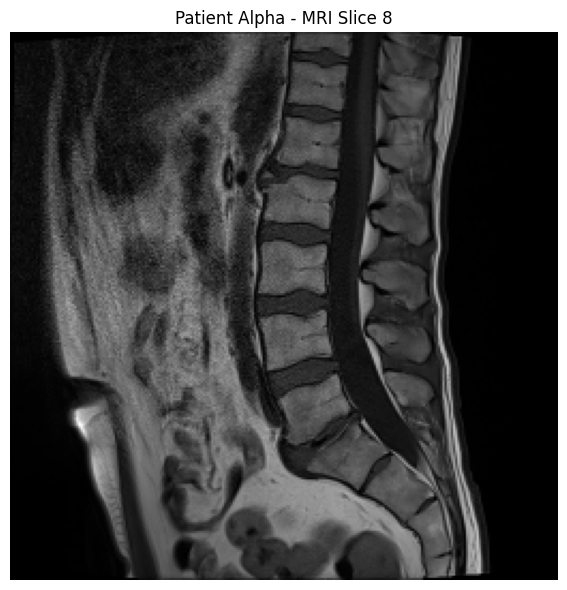
#> input picture visualization/segmentation/patient_alpha_mri_slice_8.png, 567 x 590 px; the run also reads 1 picture not shown here
$ python generate_showcase_package.py
#> lines starting #> are read from the running program, lines starting #| are printed output that depends on the picture
"""Generate OrthoTwin presentation and demo assets from frozen V1 outputs.

This is a communication layer only. It composes existing images and plots
already-generated JSON outputs without creating new measurements, simulations,
AI models, or scientific claims.
"""

from __future__ import annotations

import json
import shutil
from datetime import datetime, timezone
from pathlib import Path

import matplotlib

matplotlib.use("Agg")
import matplotlib.pyplot as plt
import numpy as np


ROOT = Path(__file__).resolve().parents[1]
NOW = datetime.now(timezone.utc).isoformat()
PRESENTATION_DIR = ROOT / "presentation"
VIS_DIR = ROOT / "visualization" / "presentation"
PPT_DIR = PRESENTATION_DIR / "ppt_assets"


def ensure_dirs() -> None:
    for directory in [
        PRESENTATION_DIR,
        VIS_DIR,
        PPT_DIR,
        PPT_DIR / "01_problem",
        PPT_DIR / "02_segmentation",
        PPT_DIR / "03_reconstruction",
        PPT_DIR / "04_measurements",
        PPT_DIR / "05_state",
        PPT_DIR / "06_graph",
        PPT_DIR / "07_surgery",
        PPT_DIR / "08_mesh",
        PPT_DIR / "09_results",
        PPT_DIR / "10_limitations",
        PPT_DIR / "11_future",
    ]:
        directory.mkdir(parents=True, exist_ok=True)


def load_json(path: Path, default=None):
    if not path.exists():
        return {} if default is None else default
    return json.loads(path.read_text(encoding="utf-8"))


def save_json(path: Path, data: object) -> None:
    path.write_text(json.dumps(data, indent=2), encoding="utf-8")


def image(path: str) -> Path:
    return VIS_DIR / path


def imshow_file(ax, path: Path, title: str = "") -> None:
    ax.axis("off")
    if path.exists():
        ax.imshow(plt.imread(path))
    else:
        ax.text(0.5, 0.5, f"Missing\n{path.name}", ha="center", va="center", fontsize=12)
    if title:
        ax.set_title(title, fontsize=13, fontweight="bold")


def add_footer(fig, text: str = "Research prototype visualization. Not clinical validation.") -> None:
    fig.text(0.5, 0.015, text, ha="center", fontsize=8, color="#5b6166")


def save_fig(fig, path: Path) -> None:
    fig.savefig(path, dpi=180, bbox_inches="tight", facecolor="white")
    plt.close(fig)


def bars(path: Path, labels: list[str], values: list[float], title: str, ylabel: str, color="#2b6f9e") -> None:
    fig, ax = plt.subplots(figsize=(11, 6))
    ax.bar(labels, values, color=color)
    ax.set_title(title, fontsize=17, fontweight="bold")
    ax.set_ylabel(ylabel)
    ax.grid(axis="y", alpha=0.25)
    ax.tick_params(axis="x", rotation=35)
    for index, value in enumerate(values):
        ax.text(index, value, f"{value:.1f}", ha="center", va="bottom", fontsize=8)
    add_footer(fig)
    save_fig(fig, path)


def line_plot(path: Path, labels: list[str], values: list[float], title: str, ylabel: str, color="#6c5ce7") -> None:
    fig, ax = plt.subplots(figsize=(11, 6))
    ax.plot(labels, values, marker="o", color=color, linewidth=2.5)
    ax.fill_between(labels, values, alpha=0.12, color=color)
    ax.set_title(title, fontsize=17, fontweight="bold")
    ax.set_ylabel(ylabel)
    ax.grid(alpha=0.25)
    ax.tick_params(axis="x", rotation=35)
    add_footer(fig)
    save_fig(fig, path)


def text_panel(path: Path, title: str, sections: list[tuple[str, str]], figsize=(12, 7)) -> None:
    fig, ax = plt.subplots(figsize=figsize)
    ax.axis("off")
    ax.set_title(title, fontsize=22, fontweight="bold", pad=18)
    y = 0.9
    for heading, body in sections:
        ax.text(0.04, y, heading, fontsize=14, fontweight="bold", color="#1f3a4a", transform=ax.transAxes)
        y -= 0.055
        ax.text(0.06, y, body, fontsize=11, color="#263238", transform=ax.transAxes, wrap=True, va="top")
        y -= 0.13
    add_footer(fig)
    save_fig(fig, path)


def presentation_dataset() -> dict:
    clinical = load_json(ROOT / "state" / "patient_states" / "clinical_state_vector.json")
    mesh_inventory = load_json(ROOT / "state" / "mesh" / "mesh_inventory.json")
    audit = load_json(ROOT / "reports" / "release_v1" / "orthotwin_v1_repository_audit.json")
    classification = load_json(ROOT / "reports" / "release_v1" / "orthotwin_v1_classification.json")
    phase8 = load_json(ROOT / "reports" / "phase8" / "mesh_impact_analysis.json")
    phase9 = load_json(ROOT / "reports" / "phase9" / "patient_alpha_spacing_audit.json")
    validation = load_json(ROOT / "reports" / "release_v1" / "orthotwin_v1_validation.json")
    structures = mesh_inventory.get("structures", [])
    return {
        "generated_utc": NOW,
        "scope": "Presentation dataset assembled from existing frozen V1 outputs only.",
        "patient": {
            "id": clinical.get("patient_id", "patient_alpha"),
            "disc_count": len(clinical.get("disc_heights", {})),
            "canal_level_count": len(clinical.get("canal_areas", {})),
        },
        "repository": {
            "total_files": audit.get("total_files"),
            "total_reports": audit.get("total_reports"),
            "total_state_files": audit.get("total_state_files"),
            "total_visualizations": audit.get("total_visualizations"),
            "total_simulation_outputs": audit.get("total_simulation_outputs"),
            "classification": classification.get("classification", "Digital Twin Prototype"),
        },
        "mesh": {
            "structure_count": len(structures),
            "vertebra_count": len([s for s in structures if "Vertebra" in s.get("name", "")]),
            "disc_count": len([s for s in structures if "Disc" in s.get("name", "")]),
            "vertex_count": sum(s.get("vertex_count", 0) for s in structures),
            "face_count": sum(s.get("face_count", 0) for s in structures),
        },
        "disc_heights": clinical.get("disc_heights", {}),
        "curvature": clinical.get("curvature", {}),
        "alignment": clinical.get("alignment", {}),
        "mesh_impact": phase8.get("surgeries", []),
        "calibration": {
            "status": phase9.get("status"),
            "confidence": phase9.get("confidence"),
            "spacing_found": phase9.get("spacing_found"),
        },
        "validation": validation,
        "important_paths": {
            "segmentation_visuals": str(ROOT / "visualization" / "segmentation"),
            "reconstruction_visuals": str(ROOT / "visualization" / "reconstruction"),
            "state_visuals": str(ROOT / "visualization" / "state"),
            "surgery_visuals": str(ROOT / "visualization" / "surgery"),
            "mesh_visuals": str(ROOT / "visualization" / "mesh"),
            "release_reports": str(ROOT / "reports" / "release_v1"),
        },
    }


def generate_segmentation() -> list[Path]:
    base = ROOT / "visualization" / "segmentation"
    outputs = []
    fig, axes = plt.subplots(1, 4, figsize=(15, 4))
    for ax, filename, title in zip(
        axes,
        [
            "patient_alpha_mri_slice_8.png",
            "patient_alpha_overlay_slice_8.png",
            "patient_alpha_pred_mask_slice_8.png",
            "patient_alpha_gt_mask_slice_8.png",
        ],
        ["Original MRI", "Segmentation Overlay", "Cleaned/Predicted Mask", "Reference Mask"],
    ):
        imshow_file(ax, base / filename, title)
    fig.suptitle("Segmentation Pipeline", fontsize=20, fontweight="bold")
    add_footer(fig)
    out = image("segmentation_pipeline.png")
    save_fig(fig, out)
    outputs.append(out)

    fig, axes = plt.subplots(1, 2, figsize=(12, 5))
    imshow_file(axes[0], base / "patient_alpha_overlay_slice_8.png", "Overlay")
    imshow_file(axes[1], base / "weighted_loss_results.png", "Training/Validation Artifact")
    fig.suptitle("Segmentation Comparison", fontsize=20, fontweight="bold")
    add_footer(fig)
    out = image("segmentation_comparison.png")
    save_fig(fig, out)
    outputs.append(out)

    state = load_json(ROOT / "state" / "patient_states" / "patient_state_vector_v2.json")
    seg = state.get("segmentation", {})
    labels = ["Structures", "Discs", "Canal Levels"]
    clinical = load_json(ROOT / "state" / "patient_states" / "clinical_state_vector.json")
    values = [
        float(seg.get("num_structures", 14) or 14),
        float(len(clinical.get("disc_heights", {}))),
        float(len(clinical.get("canal_areas", {}))),
    ]
    bars(image("segmentation_statistics.png"), labels, values, "Segmentation Statistics", "Count", "#4a90a4")
    outputs.append(image("segmentation_statistics.png"))
    return outputs


def generate_reconstruction() -> list[Path]:
    base = ROOT / "visualization" / "reconstruction"
    mesh_dir = ROOT / "visualization" / "mesh"
    outputs = []
    copies = {
        "reconstruction_full.png": base / "patient_alpha_reconstruction_matplotlib_front.png",
        "reconstruction_exploded.png": mesh_dir / "3d_mesh_overlays.png",
        "reconstruction_labeled.png": base / "patient_alpha_reconstruction_matplotlib_angled.png",
    }
    for out_name, src in copies.items():
        fig, ax = plt.subplots(figsize=(10, 8))
        imshow_file(ax, src, out_name.replace("_", " ").replace(".png", "").title())
        add_footer(fig)
        out = image(out_name)
        save_fig(fig, out)
        outputs.append(out)

    fig, axes = plt.subplots(2, 2, figsize=(13, 10))
    for ax, src, title in zip(
        axes.ravel(),
        [
            base / "patient_alpha_reconstruction_matplotlib_front.png",
            base / "patient_alpha_reconstruction_matplotlib_side.png",
            base / "patient_alpha_reconstruction_matplotlib_angled.png",
            mesh_dir / "3d_mesh_overlays.png",
        ],
        ["Front", "Side", "Angled", "Overlay"],
    ):
        imshow_file(ax, src, title)
    fig.suptitle("3D Reconstruction Gallery", fontsize=20, fontweight="bold")
    add_footer(fig)
    out = image("reconstruction_gallery.png")
    save_fig(fig, out)
    outputs.append(out)
    return outputs


def generate_measurements(dataset: dict) -> list[Path]:
    outputs = []
    disc_heights = dataset["disc_heights"]
    labels = [key.replace("disc_", "D") for key in disc_heights]
    means = [float(value.get("mean_height", 0)) for value in disc_heights.values()]
    mins = [float(value.get("minimum_height", 0)) for value in disc_heights.values()]
    maxs = [float(value.get("maximum_height", 0)) for value in disc_heights.values()]
    bars(image("disc_height_comparison.png"), labels, means, "Disc Height Comparison", "Mean height (voxel units)", "#2f80ed")
    outputs.append(image("disc_height_comparison.png"))

    clinical = load_json(ROOT / "state" / "patient_states" / "clinical_state_vector.json")
    areas = clinical.get("disc_areas", {})
    area_values = [float(value.get("average_cross_sectional_area", 0)) for value in areas.values()]
    bars(image("disc_volume_comparison.png"), labels[: len(area_values)], area_values, "Disc Area / Volume Proxy Comparison", "Area proxy (voxel squared)", "#27ae60")
    outputs.append(image("disc_volume_comparison.png"))

    curvature = clinical.get("curvature", {}).get("local_curvature", [])
    curv_labels = [item.get("at_node", f"L{i}") for i, item in enumerate(curvature)]
    curv_values = [float(item.get("curvature_estimate", 0)) for item in curvature]
    line_plot(image("curvature_visualization.png"), curv_labels, curv_values, "Curvature Visualization", "Curvature estimate", "#9b51e0")
    outputs.append(image("curvature_visualization.png"))

    align = clinical.get("alignment", {}).get("vertebral_pair_alignment", {})
    align_labels = [key.replace("vertebra_", "V").replace("__", "-") for key in align]
    align_values = [float(value.get("angle_difference_degrees", 0)) for value in align.values()]
    bars(image("alignment_visualization.png"), align_labels, align_values, "Alignment Visualization", "Angle difference (degrees)", "#f2994a")
    outputs.append(image("alignment_visualization.png"))

    fig, axes = plt.subplots(2, 2, figsize=(15, 10))
    axes[0, 0].bar(labels, means, color="#2f80ed")
    axes[0, 0].set_title("Mean Disc Height")
    axes[0, 1].bar(labels, np.array(maxs) - np.array(mins), color="#eb5757")
    axes[0, 1].set_title("Height Range")
    axes[1, 0].plot(curv_labels, curv_values, marker="o", color="#9b51e0")
    axes[1, 0].set_title("Local Curvature")
    axes[1, 1].bar(align_labels, align_values, color="#f2994a")
    axes[1, 1].set_title("Pair Alignment")
    for ax in axes.ravel():
        ax.grid(alpha=0.25)
        ax.tick_params(axis="x", rotation=35)
    fig.suptitle("Measurement Dashboard", fontsize=22, fontweight="bold")
    add_footer(fig)
    out = image("measurement_dashboard.png")
    save_fig(fig, out)
    outputs.append(out)
    return outputs


def generate_graph_and_state(dataset: dict) -> list[Path]:
    outputs = []
    graph_img = ROOT / "visualization" / "state" / "spine_graph.png"
    fig, ax = plt.subplots(figsize=(10, 8))
    imshow_file(ax, graph_img, "Spine Graph Presentation")
    add_footer(fig)
    out = image("spine_graph_presentation.png")
    save_fig(fig, out)
    outputs.append(out)

    graph = load_json(ROOT / "state" / "graphs" / "spine_graph.json")
    node_count = len(graph.get("nodes", [])) if isinstance(graph.get("nodes"), list) else len(graph.get("nodes", {}))
    edge_count = len(graph.get("edges", []))
    text_panel(
        image("graph_explanation.png"),
        "Graph Explanation",
        [
            ("Connected System", f"The spine graph stores {node_count or 14} anatomy nodes connected by {edge_count or 'disc-vertebra'} relationships."),
            ("Presentation Meaning", "The graph lets the demo explain the spine as a connected system rather than isolated measurements."),
            ("Scientific Boundary", "Connectivity is real repository structure; load and risk propagation remain deterministic proxies."),
        ],
    )
    outputs.append(image("graph_explanation.png"))

    bars(
        image("state_vector_visualization.png"),
        ["Discs", "Canal Levels", "Mesh Structures", "Reports", "Sim Outputs"],
        [
            dataset["patient"]["disc_count"],
            dataset["patient"]["canal_level_count"],
            dataset["mesh"]["structure_count"],
            dataset["repository"]["total_reports"],
            dataset["repository"]["total_simulation_outputs"],
        ],
        "Digital Twin State Contents",
        "Count",
        "#34495e",
    )
    outputs.append(image("state_vector_visualization.png"))

    text_panel(
        image("digital_twin_overview.png"),
        "Digital Twin Overview",
        [
            ("State", "Clinical and patient state vectors collect measurements, geometry, graph links, and metadata."),
            ("Interventions", "Scenario, geometry surgery, and mesh surgery layers compare deterministic changes against baseline."),
            ("Evidence", "Release and Phase 9 reports separate real, derived, estimated, blocked, and unknown components."),
            ("Classification", dataset["repository"].get("classification", "Digital Twin Prototype")),
        ],
    )
    outputs.append(image("digital_twin_overview.png"))
    return outputs


# [327 lines left out: functions generate_surgery_and_mesh, generate_outcome_timeline_poster, copy_ppt_assets, write_story_docs, not called in this run]


def main() -> None:
    ensure_dirs()
    dataset = presentation_dataset()
    save_json(PRESENTATION_DIR / "presentation_dataset.json", dataset)

    outputs: list[Path] = []
    outputs.extend(generate_segmentation())
#> in save_fig, `fig.savefig(path, dpi=180, bbox_inches="tight", facecolor="white")`:
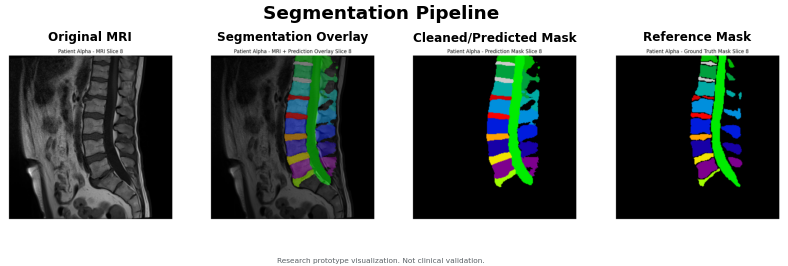
#> figure drawn by matplotlib, 4 panels
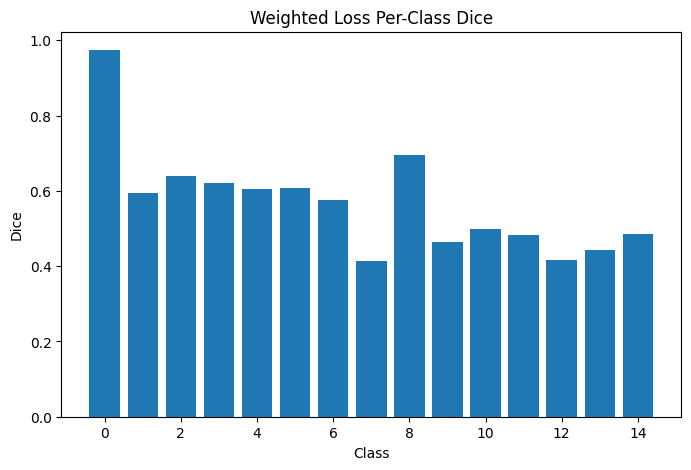
#> input picture visualization/segmentation/weighted_loss_results.png, 691 x 470 px
#> in save_fig (call 2), `fig.savefig(path, dpi=180, bbox_inches="tight", facecolor="white")`:
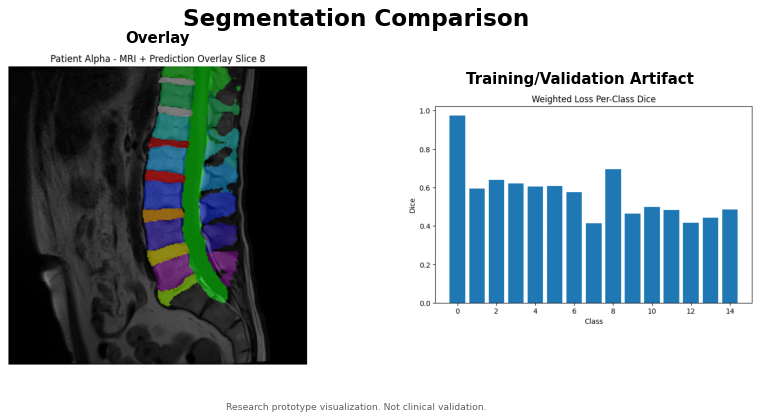
#> figure drawn by matplotlib, 2 panels
#> in save_fig (call 3), `fig.savefig(path, dpi=180, bbox_inches="tight", facecolor="white")`:
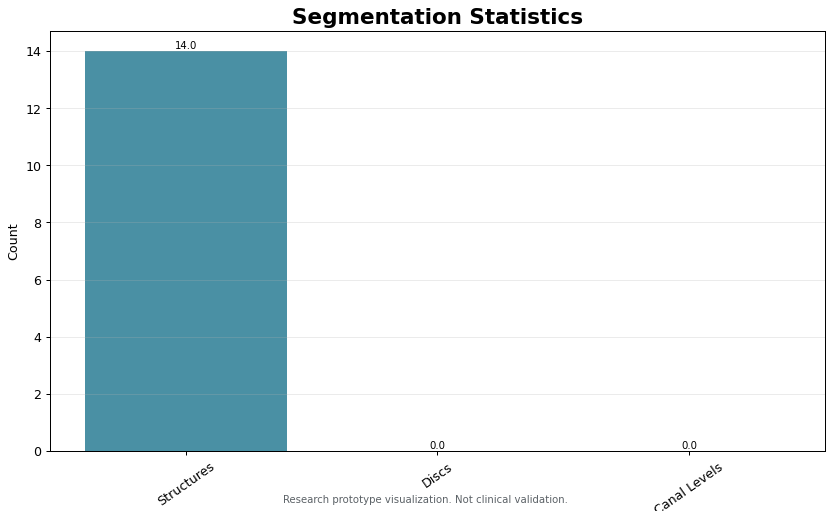
#> figure drawn by matplotlib, 1 panel; tallest bar 14 high, from x = -0.4 to 0.4
    outputs.extend(generate_reconstruction())
    outputs.extend(generate_measurements(dataset))
#> in save_fig (call 10), `fig.savefig(path, dpi=180, bbox_inches="tight", facecolor="white")`:
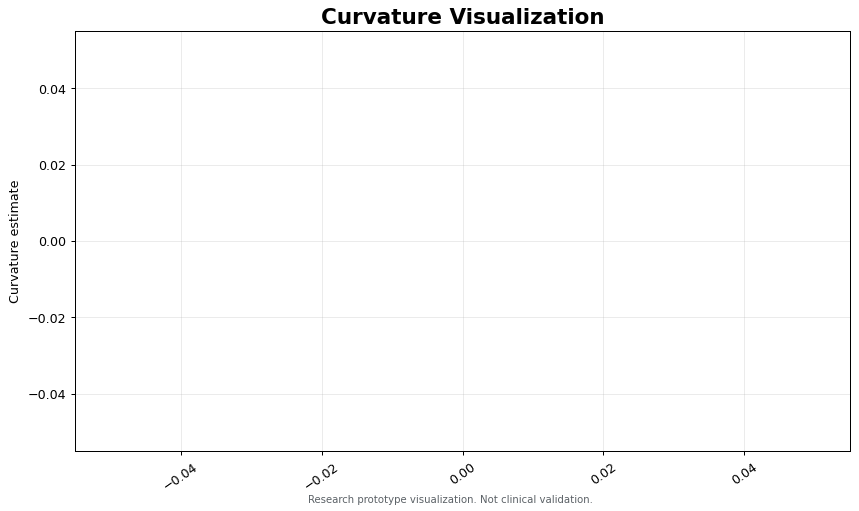
#> figure drawn by matplotlib, 1 panel
#> in save_fig (call 12), `fig.savefig(path, dpi=180, bbox_inches="tight", facecolor="white")`:
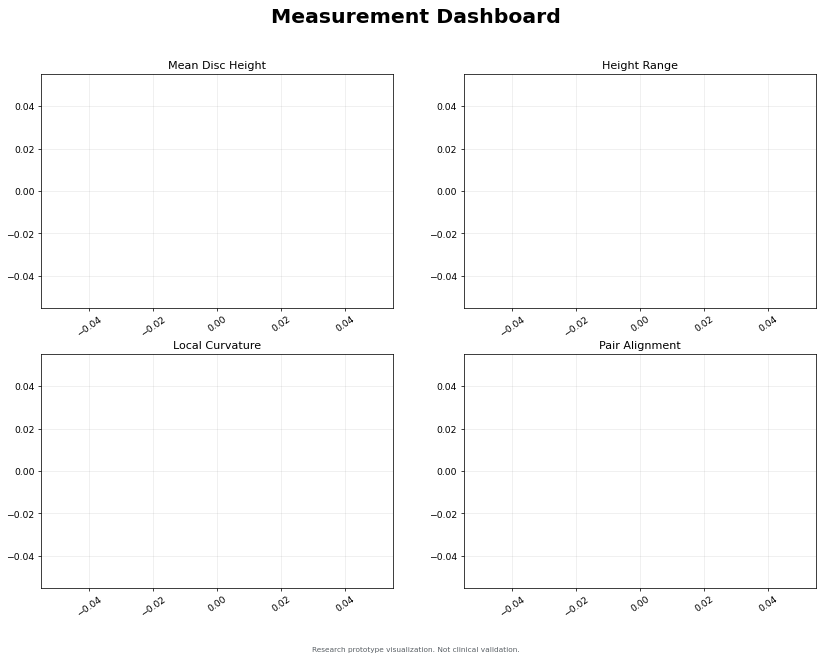
#> figure drawn by matplotlib, 1 panel
    outputs.extend(generate_graph_and_state(dataset))
    outputs.extend(generate_surgery_and_mesh(dataset))
    outputs.extend(generate_outcome_timeline_poster(dataset))

    ppt_assets = copy_ppt_assets(outputs)
    dashboards = [
        "measurement_dashboard.png",
        "outcome_comparison_dashboard.png",
        "surgery_ranking_dashboard.png",
        "executive_dashboard.png",
    ]
    demo_figures = [
        "segmentation_pipeline.png",
        "reconstruction_gallery.png",
        "implant_demo.png",
        "spacer_demo.png",
        "fusion_demo.png",
        "mesh_before_after.png",
        "orthotwin_poster.png",
    ]
    counts = {
        "visualizations": len(outputs),
        "ppt_assets": ppt_assets,
        "dashboards": len(dashboards),
        "demo_figures": len(demo_figures),
    }
    write_story_docs(dataset, counts)
    save_json(
        PRESENTATION_DIR / "showcase_manifest.json",
        {
            "generated_utc": NOW,
            "visualizations": [str(path) for path in outputs],
            "ppt_assets_directory": str(PPT_DIR),
            "ppt_asset_count": ppt_assets,
            "dashboards": dashboards,
            "demo_figures": demo_figures,
            "all_visualizations_exist": all(path.exists() for path in outputs),
            "all_documents_exist": all(
                (PRESENTATION_DIR / name).exists()
                for name in [
                    "presentation_dataset.json",
                    "ppt_storyboard.md",
                    "demo_script.md",
                    "orthotwin_showcase_report.md",
                ]
            ),
            "most_impressive_figure": "reconstruction_gallery.png",
            "most_important_story_slide": "Slide 12: Evidence and Honesty",
            "no_new_science": True,
        },
    )

    print("ORTHOTWIN SHOWCASE PACKAGE COMPLETE")
    print("Number of Visualizations:", counts["visualizations"])
    print("Number of PPT Assets:", counts["ppt_assets"])
    print("Number of Dashboards:", counts["dashboards"])
    print("Number of Demo Figures:", counts["demo_figures"])
    print("Most Impressive Figure: reconstruction_gallery.png")
    print("Most Important Story Slide: Slide 12 - Evidence and Honesty")


if __name__ == "__main__":
#> (the run stopped early here; a loop or call above may not have finished)
